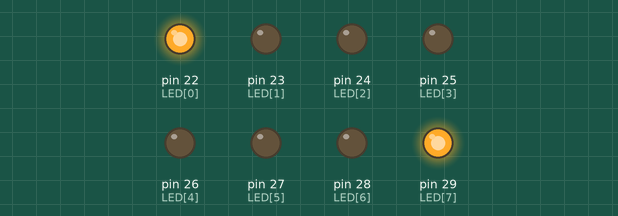
Simulated run of this sketch. Board: Arduino Mega 2560, built with avr-gcc and run on an emulated ATmega2560. Parts: output pins drawn as LEDs (lit = HIGH).

Above: at 0.2 s.
At 0.7 s:
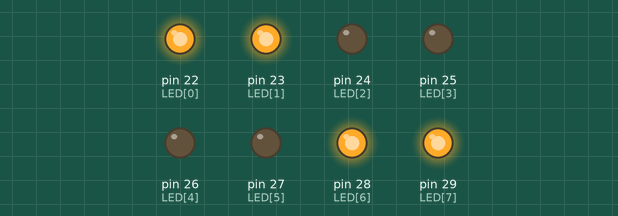
At 1.2 s:
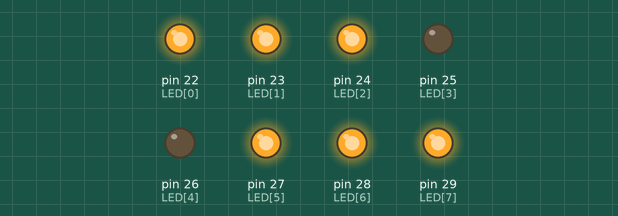
At 2.2 s:
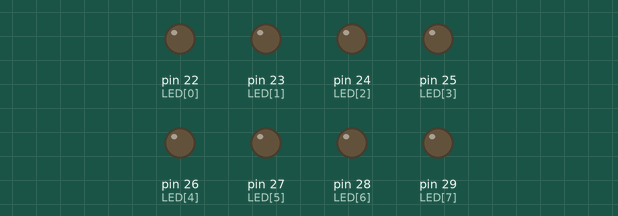
At 4.7 s:
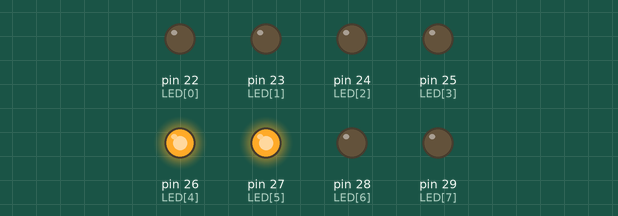
At 9.7 s:
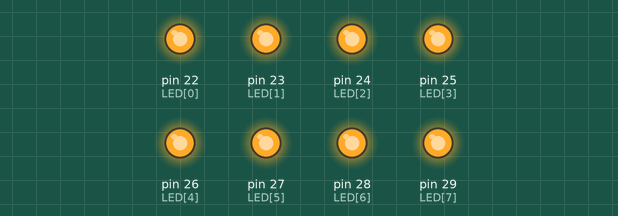
Timing chart, 0 to 10.4 s (numbered marks = the images above):
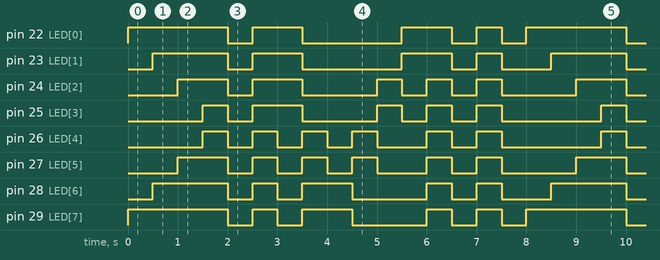

Measured:
- by itself, pin 22 (LED[0]): repeats every 8.0 s: LOW 0.50 s, HIGH 1.0 s, LOW 2.0 s, HIGH 1.0 s, LOW 0.50 s, HIGH 0.50 s, LOW 0.50 s, HIGH 2.0 s
- by itself, pin 23 (LED[1]): repeats every 8.0 s: LOW 0.50 s, HIGH 1.0 s, LOW 2.0 s, HIGH 1.0 s, LOW 0.50 s, HIGH 0.50 s, LOW 1.0 s, HIGH 1.5 s
- by itself, pin 24 (LED[2]): repeats every 8.0 s: LOW 0.50 s, HIGH 1.0 s, LOW 1.5 s, 2 × (HIGH 0.50 s, LOW 0.50 s), HIGH 0.50 s, LOW 1.5 s, HIGH 1.0 s
- by itself, pin 25 (LED[3]): repeats every 8.0 s: LOW 0.50 s, HIGH 1.0 s, LOW 1.5 s, 2 × (HIGH 0.50 s, LOW 0.50 s), HIGH 0.50 s, LOW 2.0 s, HIGH 0.50 s
- by itself, pin 27 (LED[5]): repeats every 8.0 s: 3 × (LOW 0.50 s, HIGH 0.50 s), LOW 1.0 s, HIGH 0.50 s, LOW 0.50 s, HIGH 0.50 s, LOW 1.5 s, HIGH 1.0 s

The sketch:

LED_Running_5.ino
```cpp
/* Author : Mr.KRITTINUNT CHOBTRONG */

static const byte data_table[16] = {0b10000001, 0b11000011,
                                    0b11100111, 0b11111111,
                                    0b00000000, 0b11111111,
                                    0b00001111, 0b11110000,
                                    0b11000000, 0b00110000,
                                    0b00001100, 0b00000011,
                                    0b11111111, 0b00000000,
                                    0b11111111, 0b00000000};

byte LED[8] = {22, 23, 24, 25, 26, 27, 28, 29};

void outport8bit(byte data)
{
  int i;
  for (i=0; i<8; i++)
  {
    if ((data & bit(i)) == bit(i))
      digitalWrite(LED[i], HIGH);
    else
      digitalWrite(LED[i], LOW);
  }
}

void setup() {
  // put your setup code here, to run once:
  int i;
  for (i=0; i<8; i++)
    pinMode(LED[i], OUTPUT);
}

void loop() {
  // put your main code here, to run repeatedly:
  int i;
  for (i=0; i<16; i++)
  {
    outport8bit(data_table[i]);
    delay(500);
  }
}
```
